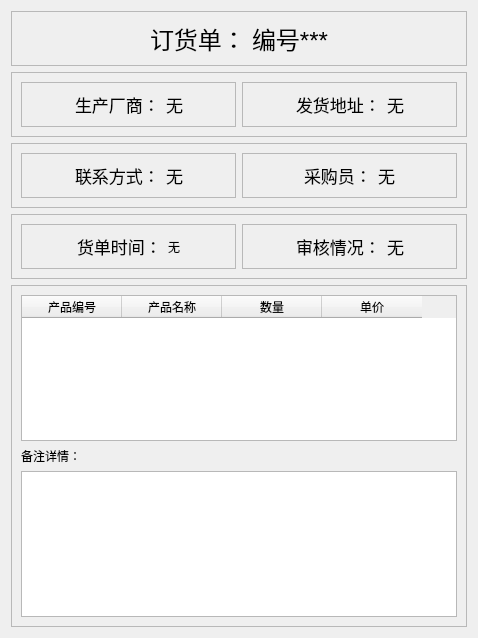
<?xml version="1.0" encoding="UTF-8"?>
<ui version="4.0">
 <class>ShowInOrderDetails</class>
 <widget class="QWidget" name="ShowInOrderDetails">
  <property name="geometry">
   <rect>
    <x>0</x>
    <y>0</y>
    <width>478</width>
    <height>638</height>
   </rect>
  </property>
  <property name="windowTitle">
   <string>Form</string>
  </property>
  <layout class="QVBoxLayout" name="verticalLayout_2">
   <item>
    <widget class="QFrame" name="frame">
     <property name="frameShape">
      <enum>QFrame::StyledPanel</enum>
     </property>
     <property name="frameShadow">
      <enum>QFrame::Raised</enum>
     </property>
     <layout class="QHBoxLayout" name="horizontalLayout">
      <item>
       <spacer name="horizontalSpacer">
        <property name="orientation">
         <enum>Qt::Horizontal</enum>
        </property>
        <property name="sizeHint" stdset="0">
         <size>
          <width>40</width>
          <height>20</height>
         </size>
        </property>
       </spacer>
      </item>
      <item>
       <widget class="QLabel" name="label1">
        <property name="font">
         <font>
          <pointsize>18</pointsize>
         </font>
        </property>
        <property name="text">
         <string>订货单：</string>
        </property>
       </widget>
      </item>
      <item>
       <widget class="QLabel" name="labelOrderId">
        <property name="font">
         <font>
          <pointsize>18</pointsize>
         </font>
        </property>
        <property name="text">
         <string>编号***</string>
        </property>
       </widget>
      </item>
      <item>
       <spacer name="horizontalSpacer_2">
        <property name="orientation">
         <enum>Qt::Horizontal</enum>
        </property>
        <property name="sizeHint" stdset="0">
         <size>
          <width>40</width>
          <height>20</height>
         </size>
        </property>
       </spacer>
      </item>
     </layout>
    </widget>
   </item>
   <item>
    <widget class="QFrame" name="frame_9">
     <property name="frameShape">
      <enum>QFrame::StyledPanel</enum>
     </property>
     <property name="frameShadow">
      <enum>QFrame::Raised</enum>
     </property>
     <layout class="QHBoxLayout" name="horizontalLayout_8">
      <item>
       <widget class="QFrame" name="frame_2">
        <property name="frameShape">
         <enum>QFrame::StyledPanel</enum>
        </property>
        <property name="frameShadow">
         <enum>QFrame::Raised</enum>
        </property>
        <layout class="QHBoxLayout" name="horizontalLayout_2">
         <item>
          <spacer name="horizontalSpacer_3">
           <property name="orientation">
            <enum>Qt::Horizontal</enum>
           </property>
           <property name="sizeHint" stdset="0">
            <size>
             <width>40</width>
             <height>20</height>
            </size>
           </property>
          </spacer>
         </item>
         <item>
          <widget class="QLabel" name="label2">
           <property name="font">
            <font>
             <pointsize>13</pointsize>
            </font>
           </property>
           <property name="text">
            <string>生产厂商：</string>
           </property>
          </widget>
         </item>
         <item>
          <widget class="QLabel" name="labelManufacturer">
           <property name="font">
            <font>
             <pointsize>13</pointsize>
            </font>
           </property>
           <property name="text">
            <string>无</string>
           </property>
          </widget>
         </item>
         <item>
          <spacer name="horizontalSpacer_4">
           <property name="orientation">
            <enum>Qt::Horizontal</enum>
           </property>
           <property name="sizeHint" stdset="0">
            <size>
             <width>40</width>
             <height>20</height>
            </size>
           </property>
          </spacer>
         </item>
        </layout>
       </widget>
      </item>
      <item>
       <widget class="QFrame" name="frame_3">
        <property name="frameShape">
         <enum>QFrame::StyledPanel</enum>
        </property>
        <property name="frameShadow">
         <enum>QFrame::Raised</enum>
        </property>
        <layout class="QHBoxLayout" name="horizontalLayout_3">
         <item>
          <spacer name="horizontalSpacer_5">
           <property name="orientation">
            <enum>Qt::Horizontal</enum>
           </property>
           <property name="sizeHint" stdset="0">
            <size>
             <width>40</width>
             <height>20</height>
            </size>
           </property>
          </spacer>
         </item>
         <item>
          <widget class="QLabel" name="label3">
           <property name="font">
            <font>
             <pointsize>13</pointsize>
            </font>
           </property>
           <property name="text">
            <string>发货地址：</string>
           </property>
          </widget>
         </item>
         <item>
          <widget class="QLabel" name="labelAddress">
           <property name="font">
            <font>
             <pointsize>13</pointsize>
            </font>
           </property>
           <property name="text">
            <string>无</string>
           </property>
          </widget>
         </item>
         <item>
          <spacer name="horizontalSpacer_6">
           <property name="orientation">
            <enum>Qt::Horizontal</enum>
           </property>
           <property name="sizeHint" stdset="0">
            <size>
             <width>40</width>
             <height>20</height>
            </size>
           </property>
          </spacer>
         </item>
        </layout>
       </widget>
      </item>
     </layout>
    </widget>
   </item>
   <item>
    <widget class="QFrame" name="frame_10">
     <property name="frameShape">
      <enum>QFrame::StyledPanel</enum>
     </property>
     <property name="frameShadow">
      <enum>QFrame::Raised</enum>
     </property>
     <layout class="QHBoxLayout" name="horizontalLayout_9">
      <item>
       <widget class="QFrame" name="frame_4">
        <property name="frameShape">
         <enum>QFrame::StyledPanel</enum>
        </property>
        <property name="frameShadow">
         <enum>QFrame::Raised</enum>
        </property>
        <layout class="QHBoxLayout" name="horizontalLayout_4">
         <item>
          <spacer name="horizontalSpacer_7">
           <property name="orientation">
            <enum>Qt::Horizontal</enum>
           </property>
           <property name="sizeHint" stdset="0">
            <size>
             <width>40</width>
             <height>20</height>
            </size>
           </property>
          </spacer>
         </item>
         <item>
          <widget class="QLabel" name="label_4">
           <property name="font">
            <font>
             <pointsize>13</pointsize>
            </font>
           </property>
           <property name="text">
            <string>联系方式：</string>
           </property>
          </widget>
         </item>
         <item>
          <widget class="QLabel" name="labelTel">
           <property name="font">
            <font>
             <pointsize>13</pointsize>
            </font>
           </property>
           <property name="text">
            <string>无</string>
           </property>
          </widget>
         </item>
         <item>
          <spacer name="horizontalSpacer_8">
           <property name="orientation">
            <enum>Qt::Horizontal</enum>
           </property>
           <property name="sizeHint" stdset="0">
            <size>
             <width>40</width>
             <height>20</height>
            </size>
           </property>
          </spacer>
         </item>
        </layout>
       </widget>
      </item>
      <item>
       <widget class="QFrame" name="frame_5">
        <property name="frameShape">
         <enum>QFrame::StyledPanel</enum>
        </property>
        <property name="frameShadow">
         <enum>QFrame::Raised</enum>
        </property>
        <layout class="QHBoxLayout" name="horizontalLayout_5">
         <item>
          <spacer name="horizontalSpacer_9">
           <property name="orientation">
            <enum>Qt::Horizontal</enum>
           </property>
           <property name="sizeHint" stdset="0">
            <size>
             <width>40</width>
             <height>20</height>
            </size>
           </property>
          </spacer>
         </item>
         <item>
          <widget class="QLabel" name="label5">
           <property name="font">
            <font>
             <pointsize>13</pointsize>
            </font>
           </property>
           <property name="text">
            <string>采购员：</string>
           </property>
          </widget>
         </item>
         <item>
          <widget class="QLabel" name="labelCaigouName">
           <property name="font">
            <font>
             <pointsize>13</pointsize>
            </font>
           </property>
           <property name="text">
            <string>无</string>
           </property>
          </widget>
         </item>
         <item>
          <spacer name="horizontalSpacer_10">
           <property name="orientation">
            <enum>Qt::Horizontal</enum>
           </property>
           <property name="sizeHint" stdset="0">
            <size>
             <width>40</width>
             <height>20</height>
            </size>
           </property>
          </spacer>
         </item>
        </layout>
       </widget>
      </item>
     </layout>
    </widget>
   </item>
   <item>
    <widget class="QFrame" name="frame_11">
     <property name="frameShape">
      <enum>QFrame::StyledPanel</enum>
     </property>
     <property name="frameShadow">
      <enum>QFrame::Raised</enum>
     </property>
     <layout class="QHBoxLayout" name="horizontalLayout_10">
      <item>
       <widget class="QFrame" name="frame_6">
        <property name="frameShape">
         <enum>QFrame::StyledPanel</enum>
        </property>
        <property name="frameShadow">
         <enum>QFrame::Raised</enum>
        </property>
        <layout class="QHBoxLayout" name="horizontalLayout_6">
         <item>
          <spacer name="horizontalSpacer_11">
           <property name="orientation">
            <enum>Qt::Horizontal</enum>
           </property>
           <property name="sizeHint" stdset="0">
            <size>
             <width>40</width>
             <height>20</height>
            </size>
           </property>
          </spacer>
         </item>
         <item>
          <widget class="QLabel" name="label_6">
           <property name="font">
            <font>
             <pointsize>13</pointsize>
            </font>
           </property>
           <property name="text">
            <string>货单时间：</string>
           </property>
          </widget>
         </item>
         <item>
          <widget class="QLabel" name="labelDatetime">
           <property name="font">
            <font>
             <pointsize>9</pointsize>
            </font>
           </property>
           <property name="text">
            <string>无</string>
           </property>
          </widget>
         </item>
         <item>
          <spacer name="horizontalSpacer_12">
           <property name="orientation">
            <enum>Qt::Horizontal</enum>
           </property>
           <property name="sizeHint" stdset="0">
            <size>
             <width>40</width>
             <height>20</height>
            </size>
           </property>
          </spacer>
         </item>
        </layout>
       </widget>
      </item>
      <item>
       <widget class="QFrame" name="frame_7">
        <property name="frameShape">
         <enum>QFrame::StyledPanel</enum>
        </property>
        <property name="frameShadow">
         <enum>QFrame::Raised</enum>
        </property>
        <layout class="QHBoxLayout" name="horizontalLayout_7">
         <item>
          <spacer name="horizontalSpacer_13">
           <property name="orientation">
            <enum>Qt::Horizontal</enum>
           </property>
           <property name="sizeHint" stdset="0">
            <size>
             <width>40</width>
             <height>20</height>
            </size>
           </property>
          </spacer>
         </item>
         <item>
          <widget class="QLabel" name="label_7">
           <property name="font">
            <font>
             <pointsize>13</pointsize>
            </font>
           </property>
           <property name="text">
            <string>审核情况：</string>
           </property>
          </widget>
         </item>
         <item>
          <widget class="QLabel" name="labelState">
           <property name="font">
            <font>
             <pointsize>13</pointsize>
            </font>
           </property>
           <property name="text">
            <string>无</string>
           </property>
          </widget>
         </item>
         <item>
          <spacer name="horizontalSpacer_14">
           <property name="orientation">
            <enum>Qt::Horizontal</enum>
           </property>
           <property name="sizeHint" stdset="0">
            <size>
             <width>40</width>
             <height>20</height>
            </size>
           </property>
          </spacer>
         </item>
        </layout>
       </widget>
      </item>
     </layout>
    </widget>
   </item>
   <item>
    <widget class="QFrame" name="frame_8">
     <property name="frameShape">
      <enum>QFrame::StyledPanel</enum>
     </property>
     <property name="frameShadow">
      <enum>QFrame::Raised</enum>
     </property>
     <layout class="QVBoxLayout" name="verticalLayout">
      <item>
       <widget class="QTableWidget" name="tableWidget">
        <column>
         <property name="text">
          <string>产品编号</string>
         </property>
        </column>
        <column>
         <property name="text">
          <string>产品名称</string>
         </property>
        </column>
        <column>
         <property name="text">
          <string>数量</string>
         </property>
        </column>
        <column>
         <property name="text">
          <string>单价</string>
         </property>
        </column>
       </widget>
      </item>
      <item>
       <widget class="QLabel" name="label">
        <property name="text">
         <string>备注详情：</string>
        </property>
       </widget>
      </item>
      <item>
       <widget class="QTextBrowser" name="textBrowser"/>
      </item>
     </layout>
    </widget>
   </item>
  </layout>
 </widget>
 <resources/>
 <connections/>
</ui>
